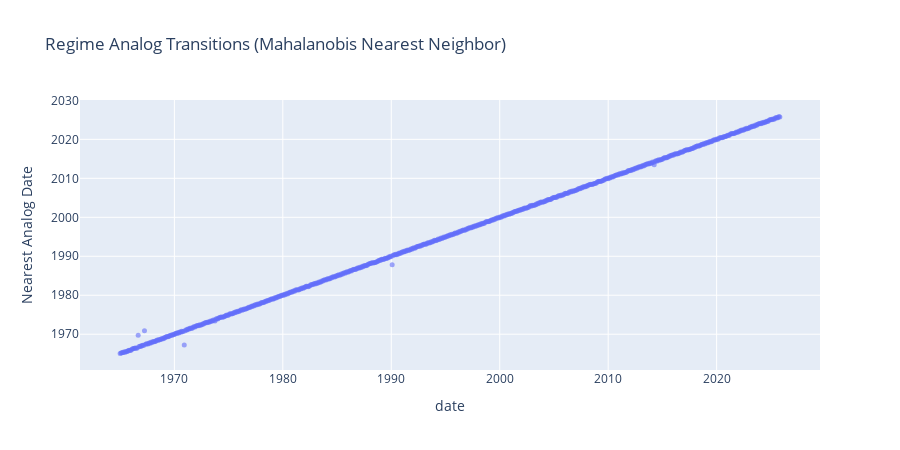
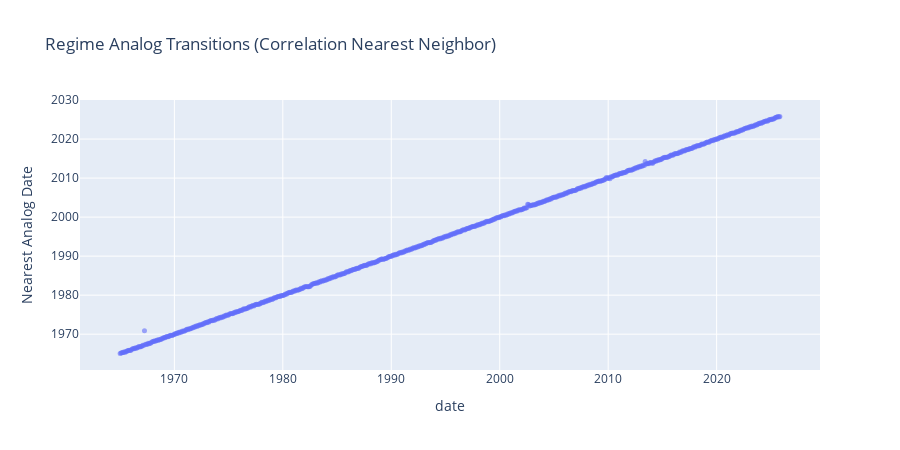

Write notebook code for charts like these, in order.
### Code cell
analog_df = pd.DataFrame({
    'date': features.index,
    'maha_neighbor_1': maha_neighbors['neighbor_1'].values,
    'corr_neighbor_1': corr_neighbors['neighbor_1'].values,
})

fig = px.scatter(
    analog_df,
    x='date',
    y='maha_neighbor_1',
    title='Regime Analog Transitions (Mahalanobis Nearest Neighbor)',
    labels={'maha_neighbor_1': 'Nearest Analog Date'}
)
fig.update_traces(marker={'size': 5, 'opacity': 0.6})
fig.update_layout(height=450)
fig.show()

fig = px.scatter(
    analog_df,
    x='date',
    y='corr_neighbor_1',
    title='Regime Analog Transitions (Correlation Nearest Neighbor)',
    labels={'corr_neighbor_1': 'Nearest Analog Date'}
)
fig.update_traces(marker={'size': 5, 'opacity': 0.6})
fig.update_layout(height=450)
fig.show()

### Figure 1 — Plotly figure (JSON) as saved in the notebook; plotly's stock layout.template omitted (floating-point values rounded to 4 significant figures; data arrays with more than 128 entries replaced by an {"elided": "..."} marker saying what was removed)
{"data": [{"hovertemplate": "date=%{x}<br>Nearest Analog Date=%{y}<extra></extra>", "legendgroup": "", "marker": {"color": "#636efa", "opacity": 0.6, "size": 5, "symbol": "circle"}, "mode": "markers", "name": "", "orientation": "v", "showlegend": false, "type": "scatter", "x": {"elided": "731 str values"}, "xaxis": "x", "y": {"elided": "731 str values"}, "yaxis": "y"}], "layout": {"height": 450, "legend": {"tracegroupgap": 0}, "title": {"text": "Regime Analog Transitions (Mahalanobis Nearest Neighbor)"}, "xaxis": {"anchor": "y", "domain": [0, 1], "title": {"text": "date"}}, "yaxis": {"anchor": "x", "domain": [0, 1], "title": {"text": "Nearest Analog Date"}}}}

### Figure 2 — Plotly figure (JSON) as saved in the notebook; plotly's stock layout.template omitted (floating-point values rounded to 4 significant figures; data arrays with more than 128 entries replaced by an {"elided": "..."} marker saying what was removed)
{"data": [{"hovertemplate": "date=%{x}<br>Nearest Analog Date=%{y}<extra></extra>", "legendgroup": "", "marker": {"color": "#636efa", "opacity": 0.6, "size": 5, "symbol": "circle"}, "mode": "markers", "name": "", "orientation": "v", "showlegend": false, "type": "scatter", "x": {"elided": "731 str values"}, "xaxis": "x", "y": {"elided": "731 str values"}, "yaxis": "y"}], "layout": {"height": 450, "legend": {"tracegroupgap": 0}, "title": {"text": "Regime Analog Transitions (Correlation Nearest Neighbor)"}, "xaxis": {"anchor": "y", "domain": [0, 1], "title": {"text": "date"}}, "yaxis": {"anchor": "x", "domain": [0, 1], "title": {"text": "Nearest Analog Date"}}}}
